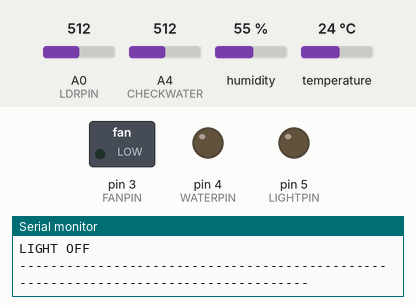
This sketch was run on a simulated Arduino Uno, built with avr-gcc and run on an emulated ATmega328P. Parts: switched loads named in the sketch (green lamp = pin HIGH), output pins drawn as LEDs (lit = HIGH), the last lines printed to the serial monitor. The inputs (shaded band) are chosen by the test bench; at power-on: humidity 55 %, A0 (LDRPIN) = 512, A4 (CHECKWATER) = 512, temperature 24 °C.

Above: at 13.2 s.
13.3 s: humidity set to 22 %
At 15.9 s:
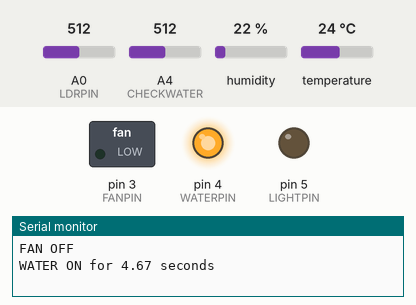
20.8 s: A0 (LDRPIN) set to 267
26.0 s: A0 (LDRPIN) set to 237
At 28.3 s:
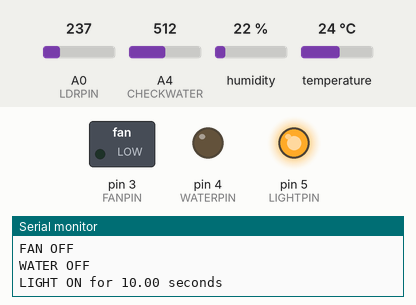
31.2 s: humidity set to 31 %
At 40.7 s:
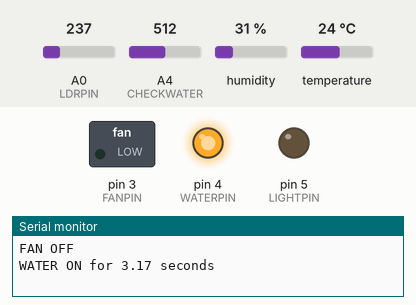
40.9 s: humidity set to 21 %
Timing chart, 0 to 51.6 s (numbered marks = the images above; inputs shaded):
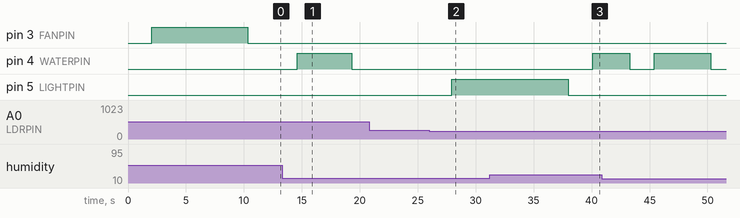

Measured:
- the behaviour switches between 250 and 249 on A0 (LDRPIN) (found by bisection; images 1 and 2)
- after the input at 13.3 s, pin 4 (WATERPIN): LOW → HIGH after 1.3 s, → LOW 4.7 s later
- after the input at 26.0 s, pin 5 (LIGHTPIN): LOW → HIGH after 2.0 s
- after the input at 31.2 s, pin 4 (WATERPIN): LOW → HIGH after 8.9 s

The sketch:

Phase2.pdsprj.ino
```cpp
#include "DHT.h"
#define DHTPIN 2
#define DHTTYPE DHT11
#define FANPIN 3
#define MAXTEMP 22
#define MAXHUM 60
#define MINHUM 40
#define WATERPIN 4
#define LDRPIN A0
#define LIGHTPIN 5
#define LIGHTLIMIT 250
#define BUZZERPIN 6
#define CHECKFAN A5
#define CHECKWATER A4
#define CHECKLIGHT A3

bool isFan = false;
bool isWater= false;
bool isLight = false;

float oldTemp = -1;
float oldHum = -1;
int oldLight = -1;

DHT dht(DHTPIN, DHTTYPE);

void setup() {
  pinMode(FANPIN, OUTPUT);
  pinMode(WATERPIN, OUTPUT);
  pinMode(LIGHTPIN, OUTPUT);
  pinMode(BUZZERPIN, INPUT);
  pinMode(CHECKFAN, INPUT);
  pinMode(CHECKWATER, INPUT);
  pinMode(CHECKLIGHT, INPUT);

  Serial.begin(9600);
  dht.begin();
}

void loop() {
  delay(2000);

  float h = dht.readHumidity();
  float t = dht.readTemperature();
  int l = analogRead(LDRPIN);


  if(isnan(t) || isnan(t)){
    Serial.println("Failed to read from DHT Sensor");
    buzzer();
    return;
  }
  if(l == 0){
    Serial.println("Failed to read from LDR Sensor");
    buzzer();
    return;
  }

  checkChanges(t, h, l);

  oldTemp = t;
  oldHum = h;
  oldLight = l;

  showSensorResult(t, h ,l);
  temperatureSensor(t);
  humiditySensor(h);
  ldrSensor(l);

Serial.println("------------------------------------------------------------------------------------");

}
//Functions
//----------------------------------------------------------------------------------------------------------------------------------
//CALCULATE TIME FOR FAN TO REACH TEMPERATURE TO 18.5 C
float calcFanTime(float temp){
  if(temp <= 22){
    return 0;
  }
  return (temp - 18.5)*1.5;
}
//CALCULATE TIME FOR WATER TO REACH HUMIDITY TO 50 %
float calcWaterTime(float hum){
  if(hum >= 60){
    return 0;
  }
  return ((50-hum)/3)*0.5;
}
//CALCULATE TIME FOR LIGHT TO REACH LDR TO 250
float calcLightTime(int ldr){
  if(ldr >250){
    return 0;
  }
  return ((300-ldr)/40)*10;
}

void buzzer(){
  tone(BUZZERPIN, 1000);
  delay(1000);
  noTone(BUZZERPIN);
}

void checkChanges(float t, float h, int l){
   if(h != oldHum){
    isWater= false;
  }
  if(t != oldTemp){
    isFan = false;
  }
  if(l != oldLight){
    isLight = false;
  }
}

void showSensorResult(float t, float h, int l){
  Serial.print("Result from sensors: ");
  Serial.print("Lighting : ");
  Serial.print(l);
  Serial.print(" ");
  Serial.print("Humidity: ");
  Serial.print(h);
  Serial.print("%  ");
  Serial.print("Temperature: ");
  Serial.print(t);
  Serial.print(" C ");
  Serial.println();
}

bool checkFanWorking(float fanVoltage){
  if(fanVoltage < 100 && digitalRead(FANPIN) == HIGH){
    Serial.println("Fan Not Working, Fix Mistake!");
    return false;
  }
  return true;
}

bool checkWaterWorking(float waterVoltage){
  if(waterVoltage < 30 && digitalRead(WATERPIN) == HIGH){
    Serial.println("Water Not Working, Fix Mistake!");
    return false;
  }
  return true;
}

bool checkLightWorking(float lightVoltage){
  if(lightVoltage < 100 && digitalRead(LIGHTPIN) == HIGH){
    Serial.println("Light Not Working, Fix Mistake!");
    return false;
  }
  return true;
}

void temperatureSensor(float t){
  if(t > MAXTEMP && !isFan){
    float fanTime = calcFanTime(t);
    digitalWrite(FANPIN, HIGH);
    float fanVoltage = analogRead(CHECKFAN);
    if(!checkFanWorking(fanVoltage)){
      buzzer();
      return;
    }
    Serial.print("FAN ON for ");
    Serial.print(fanTime);
    Serial.println(" seconds ");
    delay(fanTime*1000);
    digitalWrite(FANPIN,LOW);
    Serial.print("FAN OFF AFTER FANNING! ");
    Serial.println(" Temperature is: 18.5 NOW ");
    isFan = true;
  }
  else if(t <= MAXTEMP || isFan){
    digitalWrite(FANPIN, LOW);
    Serial.println("FAN OFF  ");
  }
}

void humiditySensor(float h){
  if(h >= MINHUM || isWater){
    digitalWrite(WATERPIN, LOW);
    Serial.println("WATER OFF  ");
 }
 else if(h < MINHUM && !isWater){
    float waterTime = calcWaterTime(h);
    digitalWrite(WATERPIN, HIGH);
    float waterVoltage = analogRead(CHECKWATER);
    if(!checkWaterWorking(waterVoltage)){
      buzzer();
      return;
    }
    Serial.print("WATER ON for ");
    Serial.print(waterTime);
    Serial.println(" seconds ");
    delay(waterTime*1000);
    digitalWrite(WATERPIN,LOW);
    Serial.print("WATER OFF AFTER WATERING! ");
    Serial.println(" Humidity is: 50% NOW");
    isWater = true;
   }
}

void ldrSensor(int l){
  if(l < LIGHTLIMIT && !isLight){
    float lightTime = calcLightTime(l);
    digitalWrite(LIGHTPIN,HIGH);
    float lightVoltage = analogRead(CHECKLIGHT);
    if(!checkLightWorking(lightVoltage)){
      buzzer();
      return;
    }
    Serial.print("LIGHT ON for ");
    Serial.print(lightTime);
    Serial.print(" seconds ");
    delay(lightTime*1000);
    digitalWrite(LIGHTPIN,LOW);
    Serial.print("LIGHT OFF AFTER LIGHTING! ");
    Serial.println(" LDR is: 300 NOW");

    isLight = true;
  }
  else if(l>= LIGHTLIMIT || isLight){
    digitalWrite(LIGHTPIN,LOW);
    Serial.println("LIGHT OFF ");
}
}
```
